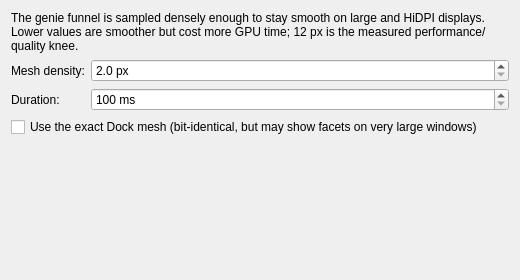
<?xml version="1.0" encoding="UTF-8"?>
<ui version="4.0">
 <class>GenieConfigUi</class>
 <widget class="QWidget" name="GenieConfigUi">
  <property name="geometry">
   <rect>
    <x>0</x>
    <y>0</y>
    <width>520</width>
    <height>280</height>
   </rect>
  </property>
  <layout class="QVBoxLayout" name="verticalLayout">
   <item>
    <widget class="QLabel" name="description">
     <property name="text">
      <string>The genie funnel is sampled densely enough to stay smooth on large and HiDPI displays. Lower values are smoother but cost more GPU time; 12 px is the measured performance/quality knee.</string>
     </property>
     <property name="wordWrap">
      <bool>true</bool>
     </property>
    </widget>
   </item>
   <item>
    <layout class="QFormLayout" name="formLayout">
     <item row="0" column="0">
      <widget class="QLabel" name="meshPxLabel">
       <property name="text">
        <string>Mesh density:</string>
       </property>
       <property name="buddy">
        <cstring>kcfg_MeshPx</cstring>
       </property>
      </widget>
     </item>
     <item row="0" column="1">
      <widget class="QDoubleSpinBox" name="kcfg_MeshPx">
       <property name="suffix">
        <string> px</string>
       </property>
       <property name="decimals">
        <number>1</number>
       </property>
       <property name="minimum">
        <double>2.000000000000000</double>
       </property>
       <property name="maximum">
        <double>64.000000000000000</double>
       </property>
       <property name="singleStep">
        <double>1.000000000000000</double>
       </property>
      </widget>
     </item>
     <item row="1" column="0">
      <widget class="QLabel" name="durationLabel">
       <property name="text">
        <string>Duration:</string>
       </property>
       <property name="buddy">
        <cstring>kcfg_Duration</cstring>
       </property>
      </widget>
     </item>
     <item row="1" column="1">
      <widget class="QSpinBox" name="kcfg_Duration">
       <property name="suffix">
        <string> ms</string>
       </property>
       <property name="minimum">
        <number>100</number>
       </property>
       <property name="maximum">
        <number>5000</number>
       </property>
       <property name="singleStep">
        <number>50</number>
       </property>
      </widget>
     </item>
    </layout>
   </item>
   <item>
    <widget class="QCheckBox" name="kcfg_Exact">
     <property name="text">
      <string>Use the exact Dock mesh (bit-identical, but may show facets on very large windows)</string>
     </property>
    </widget>
   </item>
   <item>
    <spacer name="verticalSpacer">
     <property name="orientation">
      <enum>Qt::Vertical</enum>
     </property>
     <property name="sizeHint" stdset="0">
      <size>
       <width>20</width>
       <height>40</height>
      </size>
     </property>
    </spacer>
   </item>
  </layout>
 </widget>
 <resources/>
 <connections/>
</ui>
